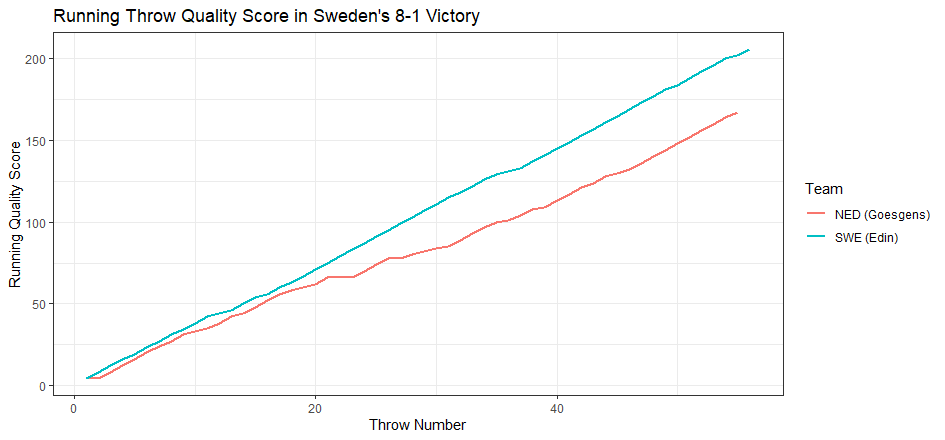

Here is the R script that generated this plot:
library(curlingR)
library(tidyverse)
library(ggplot2)

data <- load_games_data(7352)

runningPoints <- data %>%
  filter(!is.na(points)) %>%
  group_by(team) %>%
  arrange(team) %>%
  mutate(attempt_number = row_number()) %>% 
  mutate(running_total = cumsum(points))

runningPoints %>%
  ggplot(aes(x = attempt_number, y = running_total, group = team, color = team)) +
  geom_line(linewidth = 1) +
  ggtitle("Running Throw Quality Score in Sweden's 8-1 Victory") +
  labs(x = "Throw Number",y = "Running Quality Score", color = "Team") +
  theme_bw()
